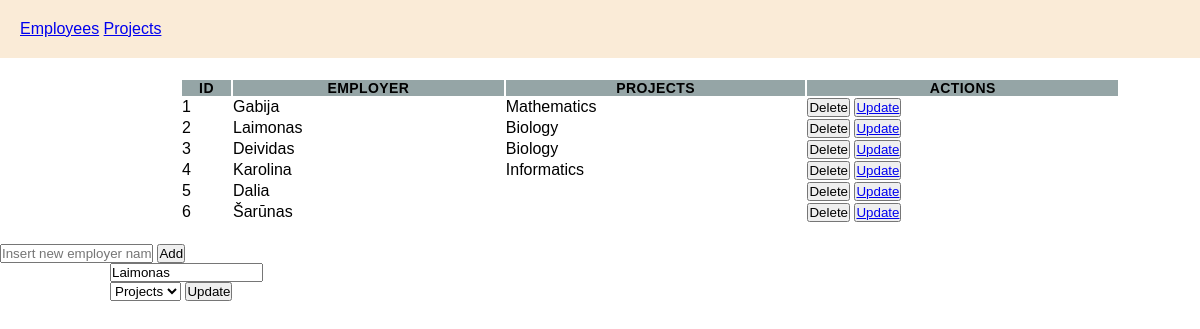
Page /?path=employees&update_emp=2 on the committed database.
### tables this page shows
CREATE TABLE `employees` (
  `id` bigint(20) NOT NULL AUTO_INCREMENT,
  `employer` varchar(15) NOT NULL,
  `projects_id` bigint(20) DEFAULT NULL,
  PRIMARY KEY (`id`),
  KEY `projects_id_idx` (`id`),
  KEY `projects_id_idx1` (`projects_id`),
  CONSTRAINT `projects_id` FOREIGN KEY (`projects_id`) REFERENCES `projects` (`id`)
);

### index.php (the view, shortened to what this page needs)
<!DOCTYPE html>
<html lang="en">
<head>
    <link rel="stylesheet" href="style.css">
</head>
<body>
<header>
<a href= 'index.php'>Employees</a>
<a href= 'projects.php'>Projects</a>
</header>
<div class="container">
<?php
    $servername = "localhost";
    $username = "root";
    $password = "mysql";
    $dbname = "sprint";
    $conn = mysqli_connect($servername, $username, $password, $dbname);
?>
<?php
    $sql = "SELECT employees.id, employees.employer, employees.projects_id,
            GROUP_CONCAT(projects.project separator \", \") as pr_id
            FROM employees
            LEFT JOIN projects
            ON employees.projects_id = projects.id
            GROUP BY employees.id;";
    $result = mysqli_query($conn, $sql);
    if (mysqli_num_rows($result) > 0) {
        print('<table class="table">
                    <thead class="table-header">
                        <tr>
                            <th>Id</th>
                            <th>Employer</th>
                            <th>Projects</th>
                            <th>Actions</th>
                        </tr>
                    </thead>
                    <tbody>');
    $i = 1;
        while($row = mysqli_fetch_assoc($result)) {
        print(          '<tr>
                            <td>' . $i . '</td>
                            <td>' . $row["employer"] . '</td>
                            <td>' . $row["pr_id"] . '</td>
                            <td>' .
                                '<form action="'. $_SERVER['PHP_SELF'] .'" method="post">
                                    <button type="submit" name="delete_emp" class="btn btn-outline-primary btn-sm" value="'. $row['id'] .'">Delete</button>
                                    <button>
                                        <a href="?path=employees&update_emp='. $row['id'].'" type="button" name="submit" class="btn btn-primary btn-sm">Update</a></button>
                                    </form>' .
                            '</td>
                        </tr>');
    $i++;
        }
        print(     '</tbody>
              </table>
</div>');
    } else {
    echo '0 results';
    }
?>
<form method="POST">
  <input type="text" name="employer" value="<?php echo $row['employer'] ?>" placeholder="Insert new employer name" Required>
  <input type="submit" name="insert_emp" value="Add">
</form>
<?php if(isset($_GET["update_emp"])): ?>
                <?php $id = $_GET["update_emp"]; ?>
           <form method="post" action="<?php echo $_SERVER['PHP_SELF'];?>?path=employees">
<?php
$sql = 'SELECT employer FROM Employees
        WHERE id = '. $id;
        $result = mysqli_query($conn, $sql);
        if (mysqli_num_rows($result) > 0) {
            while($row = mysqli_fetch_assoc($result)) {
                echo '<div class="container">
                <div class="row">
                 <div class="col-4">
                <input type="text" name="update_emp" class="form-control" id="employer" placeholder="" value="'. $row['employer'] .'">
                </div>
                </div>
                </div>';
            }
        }
        ?>
        <div class="container">
            <div class="row">
                <div class="col-4">
                    <select class="form-select" aria-label="Default select example">
                        <option selected>Projects</option>
                </div>
            </div>
        </div>
               <form method="post" action="<?php echo $_SERVER['PHP_SELF'];?>?path=employees">
                  <button type="submit" name="update_emp" class="btn btn-primary">Update</button>
                  </form>
    <?php endif; ?>
</body>
</html>

### style.css (style rules this page uses)
body, body * { margin: 0; padding: 0; vertical-align: top; box-sizing: border-box; font-family: 'Gill Sans', 'Gill Sans MT', Calibri, 'Trebuchet MS', sans-serif; word-break: break-all; }
header { display: inline-block; width: 100%; background-color: antiquewhite; padding: 20px; }
.container { max-width: 1000px; margin-left: auto; margin-right: auto; padding-left: 10px; padding-right: 10px; }
.table { width: 100%; margin-left: 50px; padding: 20px; }
.table-header { background-color: #95A5A6; font-size: 14px; text-transform: uppercase; letter-spacing: 0.03em; }

### rows in the picture
employees: employer "Gabija", pr_id "Mathematics"
employees: employer "Laimonas", pr_id "Biology", update_emp "Laimonas"
employees: employer "Deividas", pr_id "Biology"
employees: employer "Karolina", pr_id "Informatics"
employees: employer "Dalia", $row['id'] 7 (drawn)
employees: employer "Šarūnas", $row['id'] 39 (drawn)
